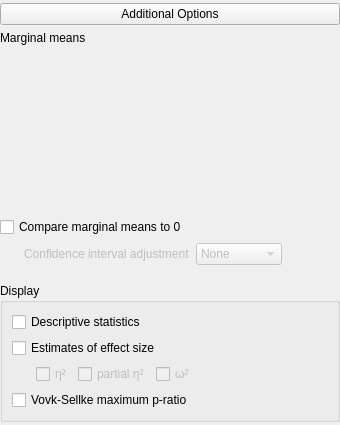
    <widget class="QWidget" name="groupOptions" native="true">
     <layout class="QGridLayout" name="gridLayout_12">
      <property name="leftMargin">
       <number>0</number>
      </property>
      <property name="topMargin">
       <number>3</number>
      </property>
      <property name="rightMargin">
       <number>0</number>
      </property>
      <property name="bottomMargin">
       <number>3</number>
      </property>
      <item row="4" column="0">
       <widget class="QWidget" name="containerOptions" native="true">
        <layout class="QVBoxLayout" name="verticalLayout_3">
         <property name="leftMargin">
          <number>0</number>
         </property>
         <property name="topMargin">
          <number>0</number>
         </property>
         <property name="rightMargin">
          <number>0</number>
         </property>
         <property name="bottomMargin">
          <number>0</number>
         </property>
         <item>
          <widget class="QWidget" name="groupComareMainEffects" native="true">
           <layout class="QGridLayout" name="gridLayout_5">
            <property name="leftMargin">
             <number>0</number>
            </property>
            <property name="topMargin">
             <number>0</number>
            </property>
            <property name="rightMargin">
             <number>0</number>
            </property>
            <property name="bottomMargin">
             <number>12</number>
            </property>
            <item row="2" column="0">
             <widget class="QWidget" name="widgetCIAdjustmentTypes" native="true">
              <property name="enabled">
               <bool>false</bool>
              </property>
              <property name="minimumSize">
               <size>
                <width>24</width>
                <height>0</height>
               </size>
              </property>
              <layout class="QGridLayout" name="gridLayout_22">
               <property name="leftMargin">
                <number>24</number>
               </property>
               <property name="topMargin">
                <number>0</number>
               </property>
               <property name="rightMargin">
                <number>0</number>
               </property>
               <property name="bottomMargin">
                <number>0</number>
               </property>
               <item row="0" column="0">
                <widget class="QLabel" name="label_14">
                 <property name="text">
                  <string>Confidence interval adjustment</string>
                 </property>
                </widget>
               </item>
               <item row="0" column="1">
                <widget class="BoundComboBox" name="marginalMeansCIAdjustment">
                 <item>
                  <property name="text">
                   <string>None</string>
                  </property>
                 </item>
                 <item>
                  <property name="text">
                   <string>Bonferroni</string>
                  </property>
                 </item>
                 <item>
                  <property name="text">
                   <string>Sidak</string>
                  </property>
                 </item>
                </widget>
               </item>
              </layout>
             </widget>
            </item>
            <item row="2" column="3">
             <spacer name="horizontalSpacer_2">
              <property name="orientation">
               <enum>Qt::Horizontal</enum>
              </property>
              <property name="sizeHint" stdset="0">
               <size>
                <width>40</width>
                <height>20</height>
               </size>
              </property>
             </spacer>
            </item>
            <item row="1" column="0" colspan="2">
             <widget class="BoundCheckBox" name="marginalMeansCompareMainEffects">
              <property name="text">
               <string>Compare marginal means to 0</string>
              </property>
             </widget>
            </item>
            <item row="0" column="0" colspan="4">
             <widget class="QWidget" name="marginalMeansContainer" native="true">
              <layout class="QGridLayout" name="gridLayout_13">
               <property name="leftMargin">
                <number>0</number>
               </property>
               <property name="topMargin">
                <number>0</number>
               </property>
               <property name="rightMargin">
                <number>0</number>
               </property>
               <property name="bottomMargin">
                <number>0</number>
               </property>
               <item row="0" column="0">
                <widget class="QLabel" name="label_9">
                 <property name="text">
                  <string>Marginal means</string>
                 </property>
                </widget>
               </item>
               <item row="1" column="0">
                <widget class="BoundAssignWidget" name="marginalMeansTerms" native="true">
                 <property name="minimumSize">
                  <size>
                   <width>0</width>
                   <height>160</height>
                  </size>
                 </property>
                </widget>
               </item>
              </layout>
             </widget>
            </item>
           </layout>
          </widget>
         </item>
         <item>
          <widget class="GroupBox" name="groupOptions2">
           <property name="title">
            <string>Display</string>
           </property>
           <layout class="QGridLayout" name="gridLayout_2">
            <item row="2" column="0" rowspan="2" colspan="2">
             <widget class="QWidget" name="widgetEffectSizeTypes" native="true">
              <property name="enabled">
               <bool>false</bool>
              </property>
              <layout class="QGridLayout" name="gridLayout_26">
               <property name="leftMargin">
                <number>24</number>
               </property>
               <property name="topMargin">
                <number>0</number>
               </property>
               <property name="bottomMargin">
                <number>0</number>
               </property>
               <item row="0" column="1">
                <widget class="BoundCheckBox" name="effectSizePartialEtaSquared">
                 <property name="text">
                  <string>partial η²</string>
                 </property>
                </widget>
               </item>
               <item row="0" column="2">
                <widget class="BoundCheckBox" name="effectSizeOmegaSquared">
                 <property name="text">
                  <string>ω²</string>
                 </property>
                </widget>
               </item>
               <item row="0" column="0">
                <widget class="BoundCheckBox" name="effectSizeEtaSquared">
                 <property name="text">
                  <string>η²</string>
                 </property>
                </widget>
               </item>
              </layout>
             </widget>
            </item>
            <item row="0" column="0">
             <widget class="BoundCheckBox" name="descriptives">
              <property name="text">
               <string>Descriptive statistics</string>
              </property>
             </widget>
            </item>
            <item row="1" column="0">
             <widget class="BoundCheckBox" name="effectSizeEstimates">
              <property name="text">
               <string>Estimates of effect size</string>
              </property>
             </widget>
            </item>
            <item row="1" column="2">
             <spacer name="horizontalSpacer_5">
              <property name="orientation">
               <enum>Qt::Horizontal</enum>
              </property>
              <property name="sizeHint" stdset="0">
               <size>
                <width>40</width>
                <height>20</height>
               </size>
              </property>
             </spacer>
            </item>
            <item row="4" column="0">
             <widget class="BoundCheckBox" name="VovkSellkeMPR">
              <property name="sizePolicy">
               <sizepolicy hsizetype="Fixed" vsizetype="Fixed">
                <horstretch>0</horstretch>
                <verstretch>0</verstretch>
               </sizepolicy>
              </property>
              <property name="text">
               <string>Vovk-Sellke maximum p-ratio</string>
              </property>
             </widget>
            </item>
           </layout>
          </widget>
         </item>
        </layout>
       </widget>
      </item>
      <item row="1" column="0">
       <widget class="ExpanderButton" name="expanderOptions">
        <property name="sizePolicy">
         <sizepolicy hsizetype="Expanding" vsizetype="Fixed">
          <horstretch>0</horstretch>
          <verstretch>0</verstretch>
         </sizepolicy>
        </property>
        <property name="text">
         <string>Additional Options</string>
        </property>
       </widget>
      </item>
     </layout>
    </widget>
